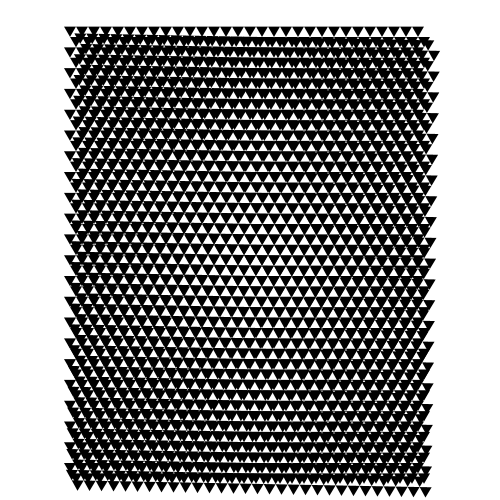
Frame 1 (no input)
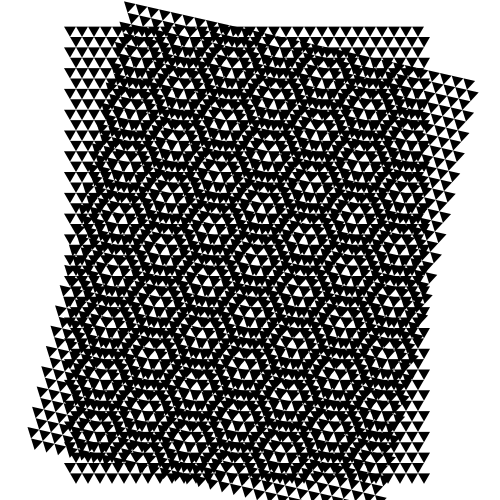
Frame 60 (the mouse pressed at the canvas centre just before this capture)
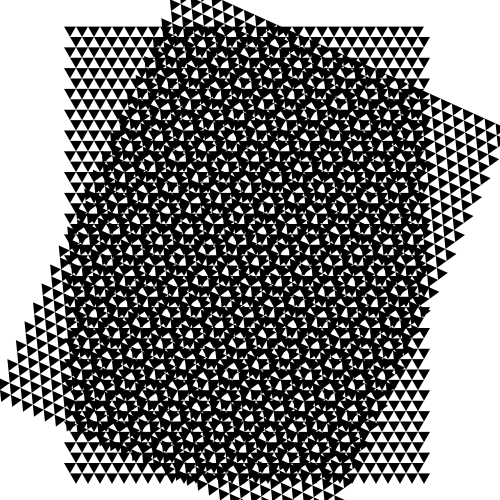
Frame 120 (the mouse held since frame 60 and released just before this capture)

The Processing sketch that drew these frames (run headless with seeded random() and noise(); from frame 60 on, the mouse is pressed at the canvas centre):

// Processing sketch: moire
// ── moire.pde
// https://www.facebook.com/groups/acm.siggraph.digital.arts.community/permalink/2619525168084378/?sfnsn=wiwshmo&d=n&vh=i

float largura = 12;
float altura = largura*sin(radians(60));

float tela_largura = 30*largura;
float tela_altura = 43*altura;

void setup() {
  size(500, 500);
}

void draw() {
  background (255);
  fill (0);
  noStroke();
  translate(width/2, height/2);

  desenha_plano();

  translate(0.5*largura, 1.0*altura);

  rotate(millis()/5000F);

  desenha_plano();
}

void desenha_plano() {
  int linha = 0;

  for (float y = -tela_altura/2; y<tela_altura/2; y += altura) {
    pushMatrix();
    translate( (largura/2) * (linha%2), y);
    linha++;
    for (float x = -tela_largura/2; x<tela_largura/2; x += largura) {
      desenha_triangulo(x, altura/2);
    }
    popMatrix();
  }
}

void desenha_triangulo(float x, float y) {
  pushMatrix();
  translate(x, y);
  triangle(-largura/2, -altura/2, 0, altura/2, largura/2, -altura/2);
  popMatrix();
}
